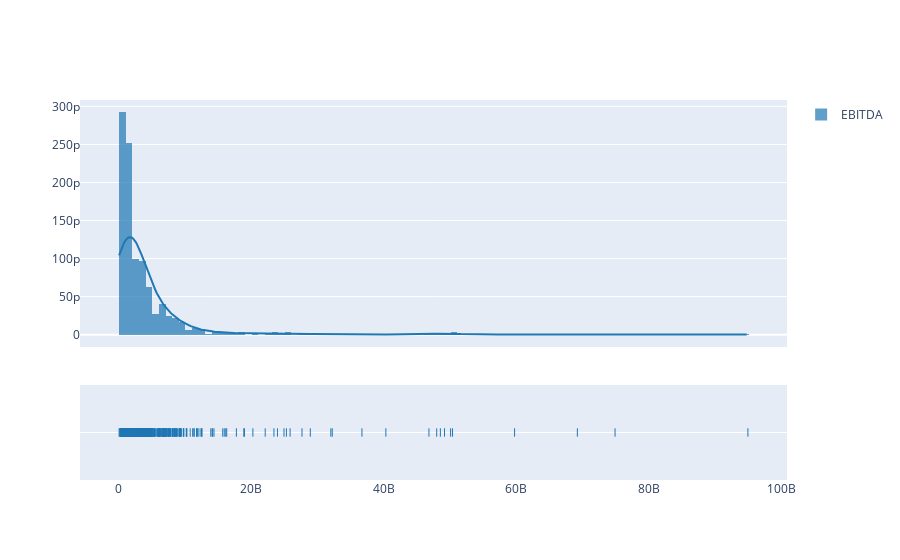

The cell this chart's notebook holds for it:
### Markdown cell above
[Code section 18]

### Code cell
# PLOTTING THE DISTRIBUTION OF EBIDTA

hist_data = [df_ana12to15['EBITDA'].to_numpy()]
group_labels = ['EBITDA'] # name of the dataset

fig = ff.create_distplot(hist_data, group_labels, bin_size=1000000000)
fig.show()

### Figure 1 — Plotly figure (JSON) as saved in the notebook; plotly's stock layout.template omitted (floating-point values rounded to 4 significant figures; data arrays with more than 128 entries replaced by an {"elided": "..."} marker saying what was removed)
{"data": [{"autobinx": false, "histnorm": "probability density", "legendgroup": "EBITDA", "marker": {"color": "rgb(31, 119, 180)"}, "name": "EBITDA", "opacity": 0.7, "type": "histogram", "x": {"elided": "705 int values"}, "xaxis": "x", "xbins": {"end": 94941000000, "size": 1000000000, "start": 85227000}, "yaxis": "y"}, {"legendgroup": "EBITDA", "marker": {"color": "rgb(31, 119, 180)"}, "mode": "lines", "name": "EBITDA", "showlegend": false, "type": "scatter", "x": {"elided": "500 int values"}, "xaxis": "x", "y": {"elided": "500 float values"}, "yaxis": "y"}, {"legendgroup": "EBITDA", "marker": {"color": "rgb(31, 119, 180)", "symbol": "line-ns-open"}, "mode": "markers", "name": "EBITDA", "showlegend": false, "type": "scatter", "x": {"elided": "705 int values"}, "xaxis": "x", "y": {"elided": "705 str values"}, "yaxis": "y2"}], "layout": {"barmode": "overlay", "hovermode": "closest", "legend": {"traceorder": "reversed"}, "xaxis": {"anchor": "y2", "domain": [0, 1], "zeroline": false}, "yaxis": {"anchor": "free", "domain": [0.35, 1], "position": 0}, "yaxis2": {"anchor": "x", "domain": [0, 0.25], "dtick": 1, "showticklabels": false}}}
